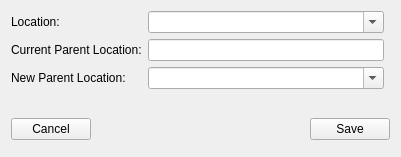
<?xml version="1.0" encoding="UTF-8"?>
<ui version="4.0">
 <class>Form</class>
 <widget class="QWidget" name="Form">
  <property name="geometry">
   <rect>
    <x>0</x>
    <y>0</y>
    <width>401</width>
    <height>157</height>
   </rect>
  </property>
  <property name="windowTitle">
   <string>Form</string>
  </property>
  <layout class="QGridLayout" name="gridLayout">
   <item row="0" column="1">
    <widget class="QComboBox" name="locationBox">
     <property name="editable">
      <bool>true</bool>
     </property>
    </widget>
   </item>
   <item row="3" column="0">
    <widget class="QLabel" name="label_3">
     <property name="text">
      <string>New Parent Location:</string>
     </property>
    </widget>
   </item>
   <item row="1" column="1">
    <widget class="QLineEdit" name="currentParentLocationBox">
     <property name="maxLength">
      <number>30</number>
     </property>
     <property name="readOnly">
      <bool>true</bool>
     </property>
     <property name="clearButtonEnabled">
      <bool>false</bool>
     </property>
    </widget>
   </item>
   <item row="0" column="0">
    <widget class="QLabel" name="label">
     <property name="text">
      <string>Location:</string>
     </property>
    </widget>
   </item>
   <item row="1" column="0">
    <widget class="QLabel" name="label_2">
     <property name="text">
      <string>Current Parent Location:</string>
     </property>
    </widget>
   </item>
   <item row="5" column="0" colspan="3">
    <layout class="QHBoxLayout" name="horizontalLayout">
     <item>
      <widget class="QPushButton" name="cancelButton">
       <property name="text">
        <string>Cancel</string>
       </property>
      </widget>
     </item>
     <item>
      <spacer name="horizontalSpacer_4">
       <property name="orientation">
        <enum>Qt::Horizontal</enum>
       </property>
       <property name="sizeHint" stdset="0">
        <size>
         <width>58</width>
         <height>33</height>
        </size>
       </property>
      </spacer>
     </item>
     <item>
      <widget class="QPushButton" name="saveButton">
       <property name="text">
        <string>Save</string>
       </property>
      </widget>
     </item>
    </layout>
   </item>
   <item row="4" column="0" colspan="2">
    <spacer name="verticalSpacer_2">
     <property name="orientation">
      <enum>Qt::Vertical</enum>
     </property>
     <property name="sizeHint" stdset="0">
      <size>
       <width>20</width>
       <height>578</height>
      </size>
     </property>
    </spacer>
   </item>
   <item row="3" column="1">
    <widget class="QComboBox" name="newParentLocationBox">
     <property name="editable">
      <bool>true</bool>
     </property>
    </widget>
   </item>
  </layout>
 </widget>
 <resources/>
 <connections/>
</ui>
